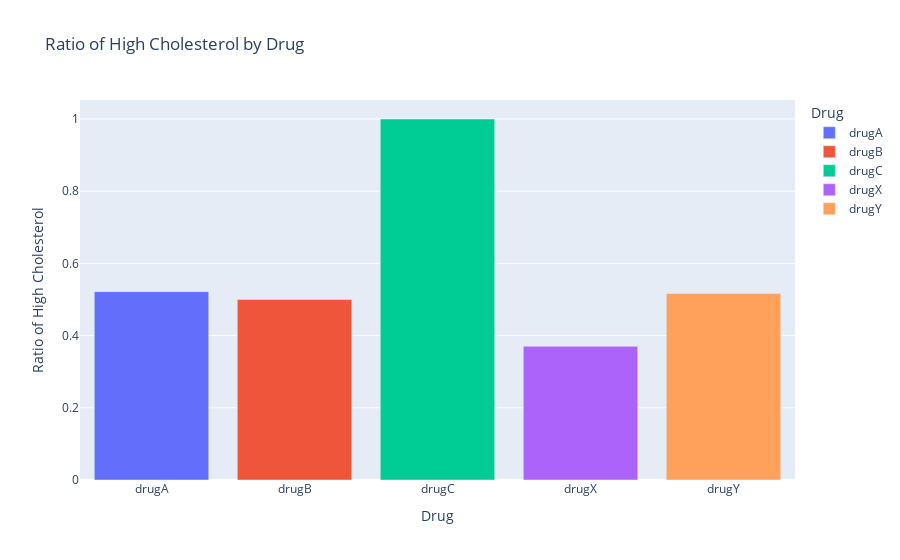

The notebook cell this image was saved under:
### Code cell
px.bar(data_frame=ratio_drug_cholesterol,
       x=ratio_drug_cholesterol.index,
       y=ratio_drug_cholesterol.values,
       title='Ratio of High Cholesterol by Drug',
       labels={'x': 'Drug', 'y': 'Ratio of High Cholesterol'},
       color=ratio_drug_cholesterol.index)

### Figure 1 — Plotly figure (JSON) as saved in the notebook; plotly's stock layout.template omitted (floating-point values rounded to 4 significant figures)
{"data": [{"hovertemplate": "Drug=%{x}<br>Ratio of High Cholesterol=%{y}<extra></extra>", "legendgroup": "drugA", "marker": {"color": "#636efa", "pattern": {"shape": ""}}, "name": "drugA", "orientation": "v", "showlegend": true, "textposition": "auto", "type": "bar", "x": ["drugA"], "xaxis": "x", "y": [0.5217], "yaxis": "y"}, {"hovertemplate": "Drug=%{x}<br>Ratio of High Cholesterol=%{y}<extra></extra>", "legendgroup": "drugB", "marker": {"color": "#EF553B", "pattern": {"shape": ""}}, "name": "drugB", "orientation": "v", "showlegend": true, "textposition": "auto", "type": "bar", "x": ["drugB"], "xaxis": "x", "y": [0.5], "yaxis": "y"}, {"hovertemplate": "Drug=%{x}<br>Ratio of High Cholesterol=%{y}<extra></extra>", "legendgroup": "drugC", "marker": {"color": "#00cc96", "pattern": {"shape": ""}}, "name": "drugC", "orientation": "v", "showlegend": true, "textposition": "auto", "type": "bar", "x": ["drugC"], "xaxis": "x", "y": [1.0], "yaxis": "y"}, {"hovertemplate": "Drug=%{x}<br>Ratio of High Cholesterol=%{y}<extra></extra>", "legendgroup": "drugX", "marker": {"color": "#ab63fa", "pattern": {"shape": ""}}, "name": "drugX", "orientation": "v", "showlegend": true, "textposition": "auto", "type": "bar", "x": ["drugX"], "xaxis": "x", "y": [0.3704], "yaxis": "y"}, {"hovertemplate": "Drug=%{x}<br>Ratio of High Cholesterol=%{y}<extra></extra>", "legendgroup": "drugY", "marker": {"color": "#FFA15A", "pattern": {"shape": ""}}, "name": "drugY", "orientation": "v", "showlegend": true, "textposition": "auto", "type": "bar", "x": ["drugY"], "xaxis": "x", "y": [0.5165], "yaxis": "y"}], "layout": {"barmode": "relative", "legend": {"title": {"text": "Drug"}, "tracegroupgap": 0}, "title": {"text": "Ratio of High Cholesterol by Drug"}, "xaxis": {"anchor": "y", "categoryarray": ["drugA", "drugB", "drugC", "drugX", "drugY"], "categoryorder": "array", "domain": [0, 1], "title": {"text": "Drug"}}, "yaxis": {"anchor": "x", "domain": [0, 1], "title": {"text": "Ratio of High Cholesterol"}}}}
